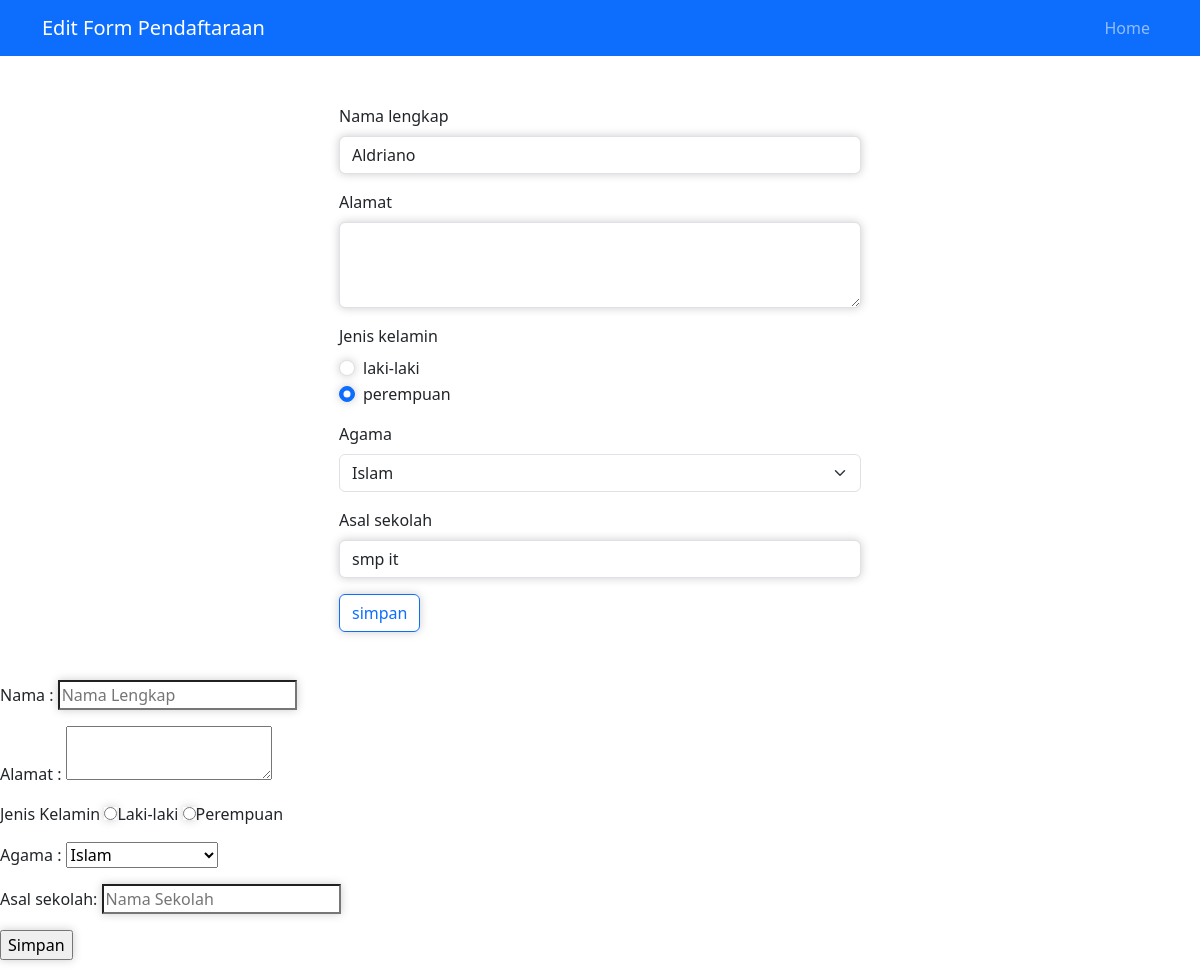
The page /form-edit.php?id=36 on the database its author committed.
### tables this page shows
CREATE TABLE `calon_siswa` (
  `id` int(11) NOT NULL,
  `nama` varchar(64) NOT NULL,
  `alamat` varchar(255) NOT NULL,
  `jenis_kelamin` varchar(16) NOT NULL,
  `agama` varchar(16) NOT NULL,
  `asal_sekolah` varchar(64) NOT NULL
);

### form-edit.php (the view, shortened to what this page needs)
<?php
include("config.php");
$id = $_GET['id'];
$sql = "SELECT * FROM calon_siswa WHERE id=$id";
$query = mysqli_query($db, $sql);
$siswa = mysqli_fetch_assoc($query);
?>
<!DOCTYPE html>
<html lang="en">
<head>
    <link
      href="https://cdn.jsdelivr.net/npm/bootstrap@5.3.3/dist/css/bootstrap.min.css"
      rel="stylesheet"
    />
    <link rel="stylesheet" href="form-edit.css">
</head>
<body>
    <nav class="navbar navbar-expand-lg bg-primary navbar-dark">
      <div class="container">
        <a class="navbar-brand" href="#">Edit Form Pendaftaraan</a>
        <div class="collapse navbar-collapse" id="navbarNav">
          <ul class="navbar-nav ms-auto">
              <li class="nav-item">
              <a class="nav-link" href="index.php">Home</a>
              </li>
          </ul>
        </div>
      </div>
    </nav>
  <section id="form" class="pb-4">
    <br><br>
    <div class="container text-dark">
      <div class="row justify-content-center" data-aos="fade-up"
      data-aos-duration="1300">
        <div class="col-md-6 pe-4 ps-4">
          <form action="proses-edit.php"
          method="POST">
            <div class="mb-3">
              <label for="nama" class="form-label">Nama lengkap</label>
              <input name="nama" type="name" class="form-control" id="nama"
              aria-describedby="nama" value="<?php echo $siswa['nama']?>">
            </div>
            <div class="mb-3">
              <label for="alamat" class="form-label">Alamat</label>
              <textarea name="alamat" class="form-control input" id="alamat" rows="3"
              style="box-shadow: 0px 0px 10px #ccc;" placeholder="" <?php echo
              $siswa['alamat']?> ></textarea>
            </div>
            <div class="mb-3">
              <label for="jenis_kelamin" class="form-label">Jenis kelamin</label>
              <?php $jk = $siswa['jenis_kelamin']; ?>
            <div class="form-check">
                <input class="form-check-input" type="radio"
                name="jenis_kelamin" value="Laki-laki"   id="flexRadioDefault1"
                <?php echo ($jk == 'Laki-laki') ? "checked": ""?>>
                <label class="form-check-label" for="flexRadioDefault1">
                    laki-laki
                </label>
                </div>
                <div class="form-check">
                <input class="form-check-input" type="radio"
                name="jenis_kelamin" value="Perempuan" id="flexRadioDefault2"
                checked  <?php echo ($jk == 'Perempuan') ? "checked": ""?>>
                <label class="form-check-label" for="flexRadioDefault2">
                    perempuan
                </label>
                </div>
            </div>
            <div class="mb-3">
              <label for="agama" class="form-label">Agama</label>
              <?php $agama = $siswa['agama'];?>
              <select class="form-select" aria-label="Default select example" name="agama">
                <option value="1" <?php echo ($agama == 'Islam') ? "selected":
                ""?>>Islam</option>
                </select>
            </div>
            <div class="mb-3">
              <label for="asal_sekolah" class="form-label">Asal sekolah</label>
              <input name="asal_sekolah" type="text" value="<?php echo $siswa['asal_sekolah'] ?>" class="form-control" id="asal_sekolah"
              aria-describedby="asal_sekolah">
            </div>
            <input class="btn btn-outline-primary" type="submit" value="simpan"
            name="simpan">
          </form>
        </div>
      </div>
    </div>
    <br>
  </section>
    <form action="" method="POST">
    <fieldset>
        <p>
            <label for="nama">Nama :</label>
            <input type="text" name="nama" placeholder="Nama Lengkap" />
        </p>
        <p>
            <label for="alamat">Alamat :</label>
            <textarea name="alamat"></textarea>
        </p>
        <p>
            <label for="jenis_kelamin">Jenis Kelamin</label>
            <input type="radio" name="jenis_kelamin" value="Laki-laki" >Laki-laki</label>
            <label for=""><input type="radio" name="jenis_kelamin" value="Perempuan" >Perempuan</label>
        </p>
        <p>
            <label for="agama">Agama :</label>
            <select name="agama">
                <option >Islam</option>
            </select>
        </p>
        <p>
            <label for="asal_sekolah">Asal sekolah: </label>
            <input type="text" name="asal_sekolah" placeholder="Nama Sekolah" value=""/>
        </p>
        <p>
            <input type="submit" value="Simpan" name="simpan">
        </p>
    </fieldset>
    </form>
</body>
</html>

### form-edit.css (style rules this page uses)
input { box-shadow: 0px 0px 10px #ccc; }

### rows shown on the page
calon_siswa: nama "Aldriano", jenis_kelamin "☐ laki-laki", jenis_kelamin "☑ perempuan", agama "Islam", asal_sekolah "smp it"
